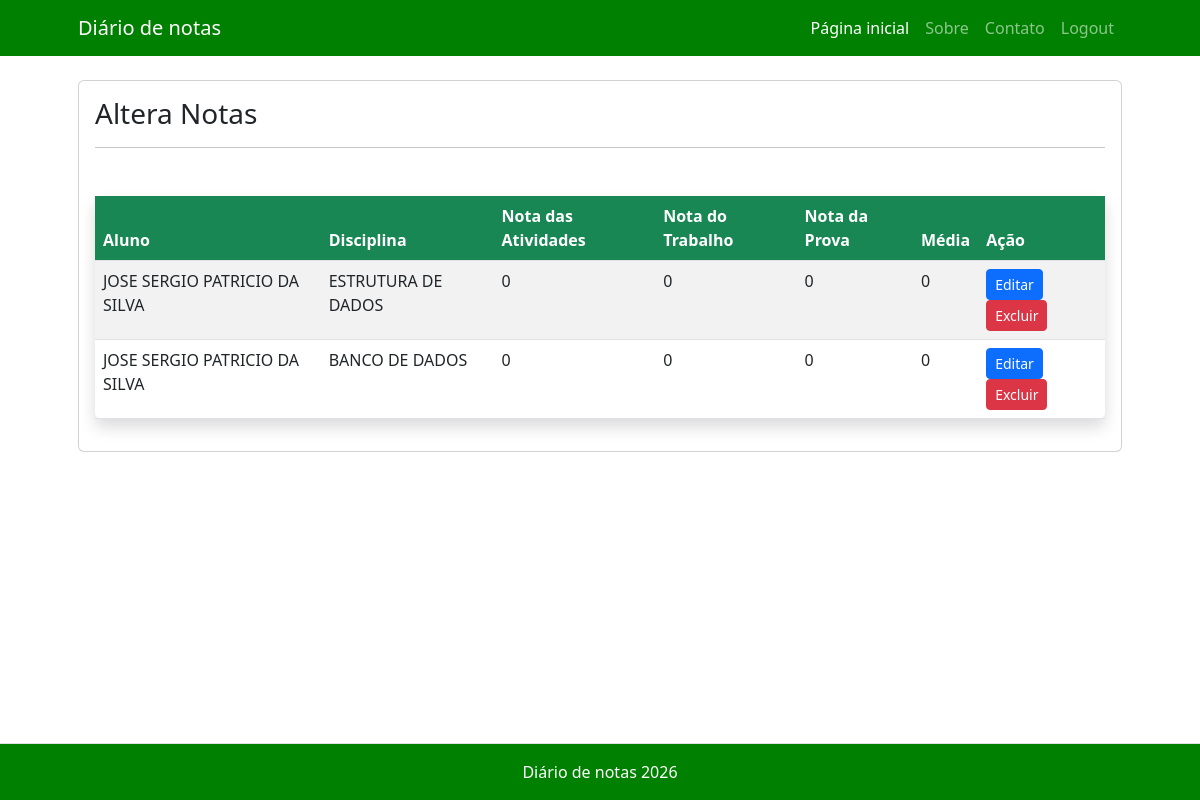
The app's page /alterar/ (signed in) with its own data.
### coresite/models.py (models this page shows)
class Nota(models.Model):
    nome_aluno = models.CharField(max_length=200)
    disciplina = models.CharField(max_length=200)
    nota_atividade = models.IntegerField(default=0)
    nota_trabalho = models.IntegerField(default=0)
    nota_prova = models.IntegerField(default=0)
    media = models.IntegerField(blank=True, default=0)

### coresite/views.py (the view)
# urls.py: path('alterar/', views.alterar, name='alterar'),
@login_required(login_url='erro')
def alterar(request):
    if request.user.is_authenticated:
        lista_notas = Nota.objects.all()
        dicionario_notas = {'lista_notas': lista_notas}
        return render(request, 'alterarNota.html', dicionario_notas)
    else:
       return HttpResponse('Faça o login para acessar! ')

### coresite/templates/alterarNota.html (shortened to what this page needs)
{% extends 'base.html'%}
{% block navbar %}
    {% include 'include/navbar_home.html' %}
 {% endblock %}
{% block conteudo %}
<div class="card mt-4 mb-5">
    <div class="card-body">
        <h3 class="card-title">Altera Notas</h3>
        <hr>
    </div>
    <div class="card-body">
        <table class="table table-striped table-hover shadow rounded">
            <thead class="bg-success text-white">
                <tr>
                    <th>Aluno</th>
                    <th>Disciplina</th>
                    <th>Nota das Atividades</th>
                    <th>Nota do Trabalho</th>
                    <th>Nota da Prova</th>
                    <th>Média</th>
                    <th>Ação</th>
                </tr>
            </thead>
            {% for campo in lista_notas %}
            <tr>
                <td>{{ campo.nome_aluno }}</td>
                <td>{{ campo.disciplina }}</td>
                <td>{{ campo.nota_atividade}}</td>
                <td>{{ campo.nota_trabalho }}</td>
                <td>{{ campo.nota_prova }}</td>
                <td>{{ campo.media }}</td>
                <td>
                    <a href="{% url 'editar_verificacao' campo.pk %}" class="btn btn-primary btn-sm" >Editar</a>
                    <a href="{% url 'excluir_verificacao' campo.pk %}" class="btn btn-danger btn-sm">Excluir</a>
                </td>
            {% endfor %}
        </table>
    </div>
</div>
{% endblock %}

### coresite/templates/base.html (shortened to what this page needs)
{% load static %}
<!DOCTYPE html>
<html lang="pt-br">
    <head>
        <link href="{% static 'css/styles.css' %}" rel="stylesheet" />
    </head>
    <body>
        {% block navbar %}
        {% endblock %}
        <div class="container px-4 px-lg-5">
            {% block conteudo %}
            {% endblock %}
        </div><br>
        <footer class="fixed-bottom border-top py-3 text-center text-muted" style="background-color: #008000;">
            <div class="container px-4 px-lg-5"><p class="m-0 text-center text-white">Diário de notas 2026</p></div>
        </footer>
    </body>
</html>

### coresite/templates/include/navbar_home.html (shortened to what this page needs)
<nav class="navbar navbar-expand-lg navbar-dark" style="background-color: #008000;">
    <div class="container px-5">
        <a class="navbar-brand" href="/pag_admin/">Diário de notas</a>
        <div class="collapse navbar-collapse" id="navbarSupportedContent">
            <ul class="navbar-nav ms-auto mb-2 mb-lg-0">
                <li class="nav-item"><a class="nav-link active" aria-current="page" href="/pag_admin/">Página inicial </a></li>
                <li class="nav-item"><a class="nav-link" href="#!">Sobre</a></li>
                <li class="nav-item"><a class="nav-link" href="#!">Contato</a></li>
                <li class="nav-item"><a class="nav-link" href="{% url 'logout' %}">Logout</a></li>
            </ul>
        </div>
    </div>
</nav>

### records on screen
Nota: nome_aluno "JOSE SERGIO PATRICIO DA SILVA", disciplina "ESTRUTURA DE DADOS", nota_atividade "0", nota_trabalho "0", nota_prova "0", media "0"
Nota: nome_aluno "JOSE SERGIO PATRICIO DA SILVA", disciplina "BANCO DE DADOS", nota_atividade "0", nota_trabalho "0", nota_prova "0", media "0"
